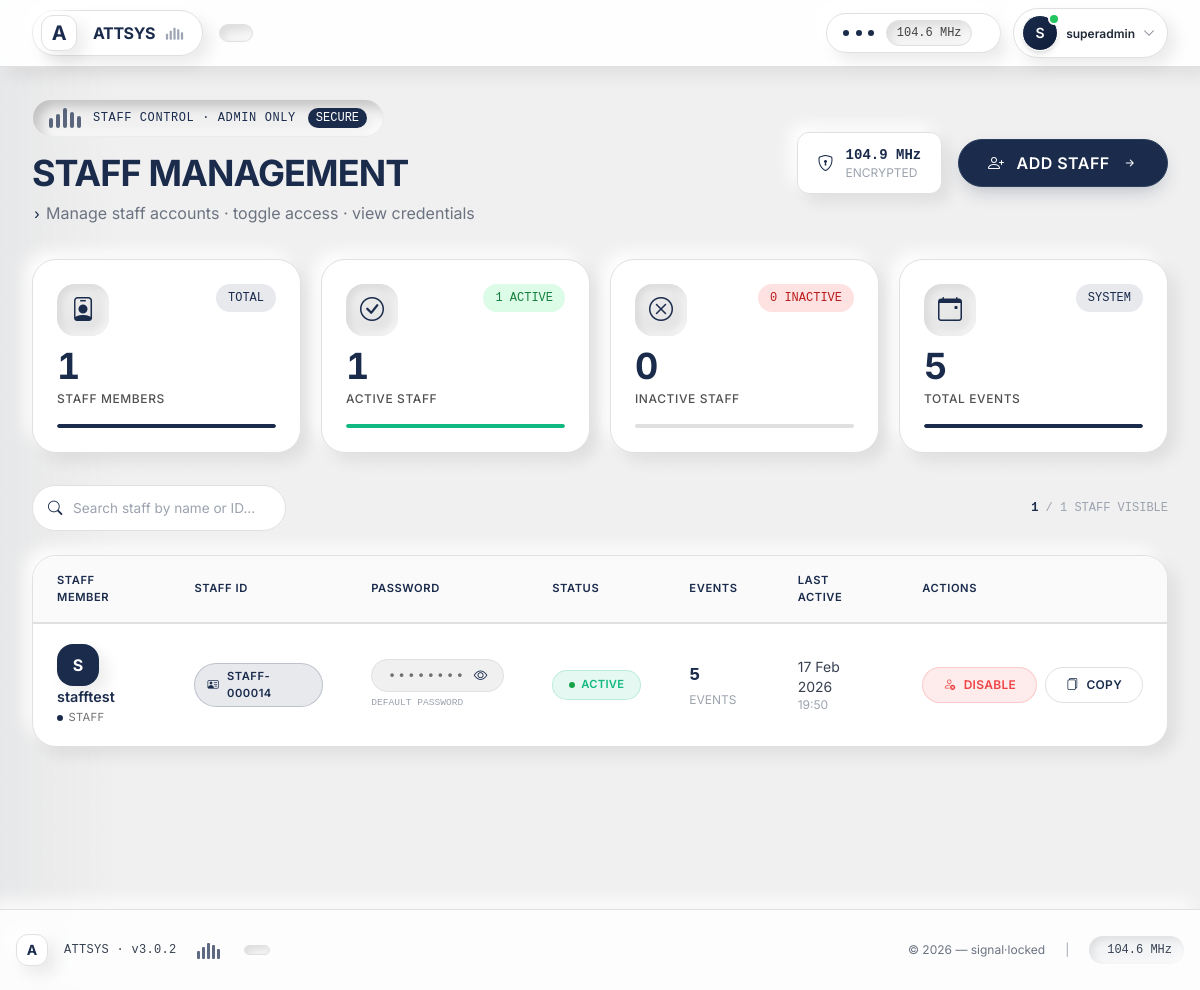
Page /attsys/admin/staff/ (signed in) on the earlier database version.
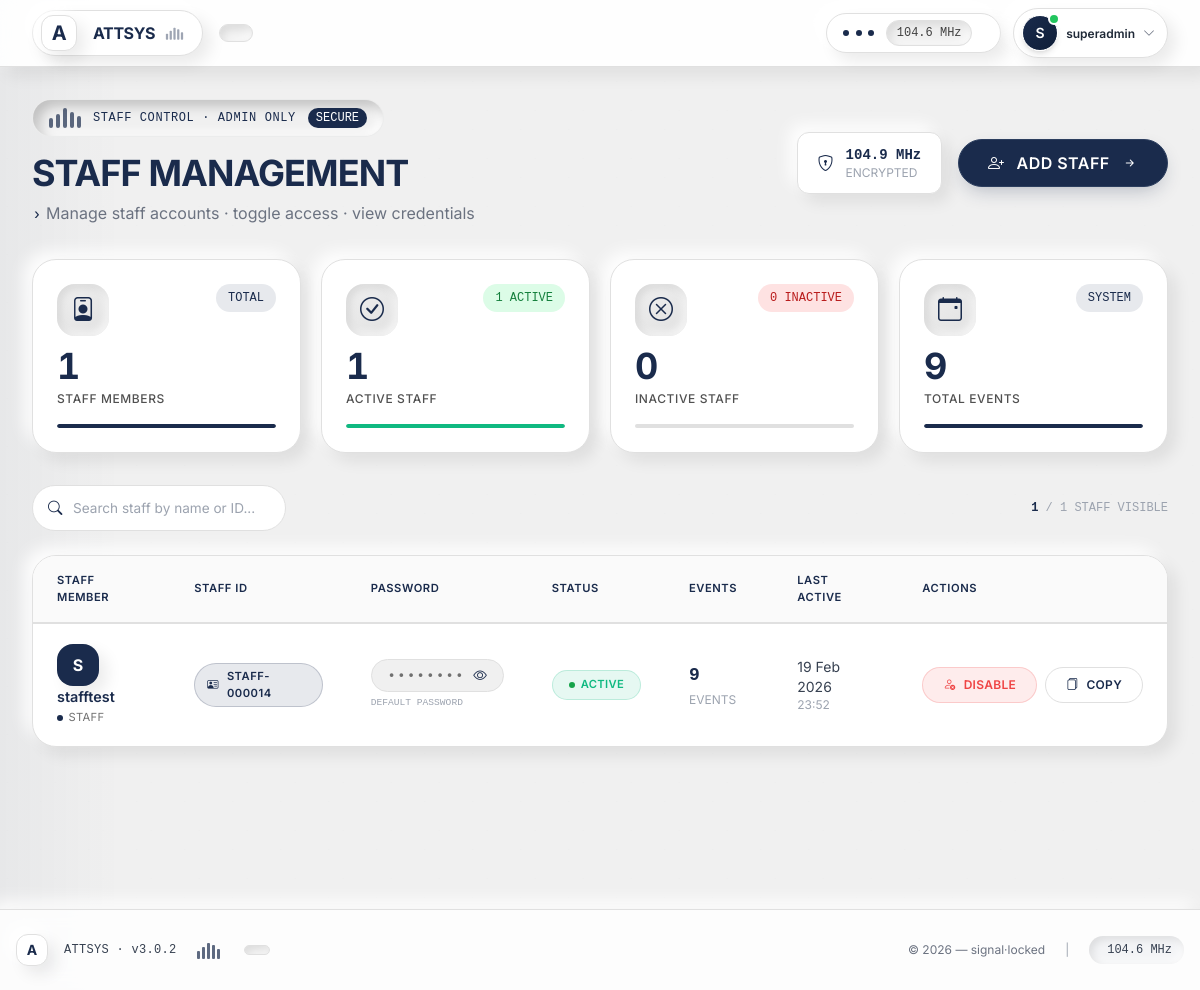
Same page on the later database version.
### attsys/models.py (models this page shows, shortened)
class User(AbstractUser):
    ROLE_CHOICES = (
        ('ADMIN', 'Admin'),
        ('STAFF', 'Staff'),
    )
    role = models.CharField(max_length=10, choices=ROLE_CHOICES, default='STAFF')
    phone_number = models.CharField(max_length=15, blank=True)
    def save(self, *args, **kwargs):
        if self.role == 'ADMIN':
            self.is_staff = True
            self.is_superuser = True
        elif self.role == 'STAFF':
            self.is_staff = True
            self.is_superuser = False
        super().save(*args, **kwargs)

### attsys/views.py (the view)
# urls.py: path('admin/staff/', views.manage_staff, name='manage_staff'),
@login_required
def manage_staff(request):
    if not request.user.is_active:
        return redirect('login')
    if request.user.role != 'ADMIN':
        return HttpResponseForbidden("Admins only")
    staff_users = User.objects.filter(role='STAFF')
    active_staff_count = staff_users.filter(is_active=True).count()
    inactive_staff_count = staff_users.filter(is_active=False).count()
    total_events = Event.objects.count()
    for staff in staff_users:
        if not hasattr(staff, 'default_password') or not staff.default_password:
            import random
            import string
            chars = string.ascii_letters + string.digits
            staff.default_password = ''.join(random.choice(chars) for _ in range(8))
            staff.save()
    return render(request, 'manage_staff.html', {
        'staff_users': staff_users,
        'active_staff_count': active_staff_count,
        'inactive_staff_count': inactive_staff_count,
        'total_events': total_events
    })

### attsys/models.py (called while the page is built)
@receiver(post_save, sender=User)
def set_user_permissions(sender, instance, created, **kwargs):
    if instance.role == 'ADMIN':
        if not instance.is_staff or not instance.is_superuser:
            instance.is_staff = True
            instance.is_superuser = True
            User.objects.filter(pk=instance.pk).update(
                is_staff=True,
                is_superuser=True
            )
    elif instance.role == 'STAFF':
        if not instance.is_staff or instance.is_superuser:
            instance.is_staff = True
            instance.is_superuser = False
            User.objects.filter(pk=instance.pk).update(
                is_staff=True,
                is_superuser=False
            )

### attsys/templates/manage_staff.html (shortened to what the changed rows need)
{% extends 'base.html' %}
{% block content %}
<div class="staff-management-container max-w-7xl mx-auto transmission-enter">
    <div class="flex flex-col md:flex-row justify-between items-start md:items-center mb-8 reveal">
        <div>
            <h1 class="text-3xl md:text-4xl font-bold text-[#1a2b4c] tracking-tight glitch-text">
                STAFF MANAGEMENT
            </h1>
        </div>
    </div>
    <div class="grid grid-cols-1 md:grid-cols-2 lg:grid-cols-4 gap-5 mb-8">
        <div class="stat-card reveal">
            <div class="flex justify-between items-start mb-3">
                <div class="stat-icon">
                </div>
                <span class="text-xs bg-[#1a2b4c]/10 text-[#1a2b4c] px-3 py-1.5 rounded-full font-mono">
                </span>
            </div>
            <div class="stat-value" id="totalEventsCounter">{{ total_events }}</div>
            <div class="stat-label">TOTAL EVENTS</div>
            <div class="progress-thin">
                <div class="progress-bar bg-dark" style="width: 100%;"></div>
            </div>
        </div>
    </div>
    <div class="staff-table-container reveal">
        <div class="overflow-x-auto">
            <table class="staff-table">
                <thead>
                    <tr>
                        <th class="ps-4">STAFF MEMBER</th>
                        <th>STAFF ID</th>
                        <th>PASSWORD</th>
                        <th>STATUS</th>
                        <th>EVENTS</th>
                        <th>LAST ACTIVE</th>
                        <th class="pe-4 text-end">ACTIONS</th>
                    </tr>
                </thead>
                <tbody id="staffTableBody">
                    {% for staff in staff_users %}
                    <tr class="staff-row" data-search="{{ staff.username }} {{ staff.id }}">
                        <td class="ps-4">
                            <div class="d-flex align-items-center">
                                <div class="user-avatar me-3">
                                    {{ staff.username|first|upper }}
                                </div>
                                <div>
                                    <div class="staff-name">{{ staff.username }}</div>
                                    <div class="staff-role">
                                        <span class="w-1.5 h-1.5 rounded-full bg-[#1a2b4c]"></span>
                                        STAFF
                                    </div>
                                </div>
                            </div>
                        </td>
                        <td>
                            <span class="staff-id-badge">
                                <i class="bi bi-person-vcard"></i>
                                STAFF-{{ staff.id|stringformat:"06d" }}
                            </span>
                        </td>
                        <td>
                            <div class="password-container" id="password-container-{{ staff.id }}">
                                <span class="password-hidden" id="password-hidden-{{ staff.id }}">••••••••</span>
                                <i class="bi bi-eye password-toggle" id="toggle-icon-{{ staff.id }}"
                                onclick="togglePasswordVisibility({{ staff.id }})"
                                title="Show/Hide Password"></i>
                            </div>
                            <div class="text-[0.6rem] text-gray-400 mt-1 font-mono">
                                {% if staff.last_password_update %}
                                UPDATED: {{ staff.last_password_update|date:"d/m/y" }}
                                {% else %}
                                DEFAULT PASSWORD
                                {% endif %}
                            </div>
                        </td>
                        <td>
                            {% if staff.is_active %}
                                <span class="status-badge status-active">
                                    <span class="w-1.5 h-1.5 bg-green-600 rounded-full mr-1.5 animate-pulse"></span>
                                    ACTIVE
                                </span>
                            {% else %}
                                <span class="status-badge status-inactive">
                                    <span class="w-1.5 h-1.5 bg-red-600 rounded-full mr-1.5"></span>
                                    DISABLED
                                </span>
                            {% endif %}
                        </td>
                        <td>
                            <div class="d-flex align-items-baseline gap-2">
                                <span class="font-bold text-[#1a2b4c] text-lg font-mono">{{ staff.events.count|default:0 }}</span>
                                <span class="text-xs text-gray-400">EVENTS</span>
                            </div>
                        </td>
                        <td>
                            <div class="text-sm text-gray-700">
                                {% if staff.last_login %}
                                    {{ staff.last_login|date:"d M Y" }}
                                    <div class="text-xs text-gray-400">{{ staff.last_login|time:"H:i" }}</div>
                                {% else %}
                                    <span class="text-gray-400">NEVER</span>
                                {% endif %}
                            </div>
                        </td>
                        <td class="pe-4">
                            <div class="action-buttons">
                                <form method="post" action="{% url 'toggle_staff' staff.id %}" class="d-inline"
                                      onsubmit="return confirmToggle('{{ staff.username }}', {{ staff.is_active|yesno:"disable,enable" }})">
                                    {% if staff.is_active %}
                                        <button type="submit" class="btn-toggle btn-toggle-danger">
                                            <i class="bi bi-person-x"></i>
                                            DISABLE
                                        </button>
                                    {% else %}
                                        <button type="submit" class="btn-toggle btn-toggle-success">
                                            <i class="bi bi-person-check"></i>
                                            ENABLE
                                        </button>
                                    {% endif %}
                                </form>
                                <button class="btn-action" onclick="copyCredentials('{{ staff.username }}', '{{ staff.default_password|default:"canon990" }}')">
                                    <i class="bi bi-files"></i>
                                    COPY
                                </button>
                            </div>
                        </td>
                    </tr>
                    {% endfor %}
                </tbody>
            </table>
        </div>
    </div>
</div>
{% endblock %}

Differences in the rows shown:
changed User "stafftest": events.count "5" → "9"; last_login "17 Feb 2026" → "19 Feb 2026"; last_login "19:50" → "23:52"
Other differences:
{{ total_events }}: "5" → "9"
